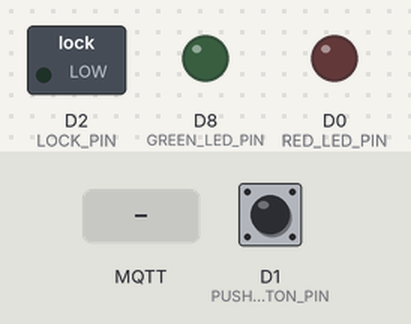
A sketch run on a simulated ESP8266 (NodeMCU). Parts: switched loads named in the sketch (green lamp = pin HIGH), output pins drawn as LEDs (lit = HIGH). The test bench sets the inputs (shaded band); at power-on: D1 (PUSH_BUTTON_PIN) LOW. WiFi joins after 1.5 s; servers stay silent unless stated; no MQTT or app messages arrive unless stated; what the sketch prints to the serial monitor is not drawn.

Above: at 0.1 s.
At 2.7 s:
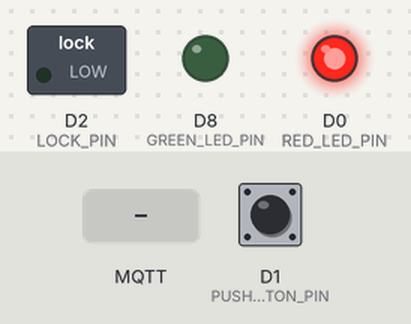
2.8 s: MQTT message "lock/open" arrives on the first subscribed topic
At 3.7 s:
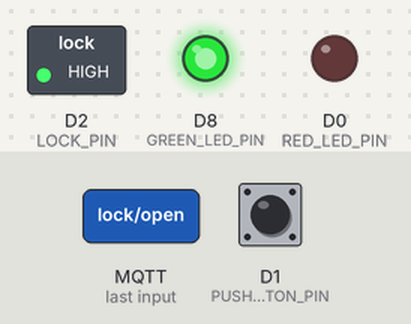
4.3 s: D1 (PUSH_BUTTON_PIN) pulled HIGH for 0.15 s
5.9 s: MQTT message "lock/close" arrives on the first subscribed topic
7.4 s: MQTT message "1" arrives on the first subscribed topic
8.9 s: D1 (PUSH_BUTTON_PIN) driven HIGH
11.9 s: D1 (PUSH_BUTTON_PIN) pulsed LOW 5 times (0.12 s each, 0.3 s apart)
Timing chart, 0 to 14.9 s (numbered marks = the images above; inputs shaded):
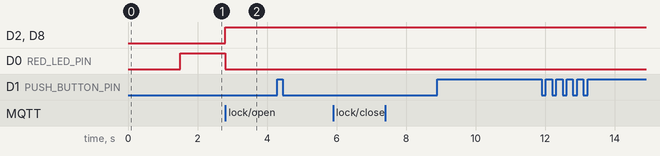

The sketch:

mqtt_lock.ino
```cpp
//***********************************//
//Modulo cerradura rfid              //
//                                   //
//Matias Pierdominici                //
//mpierdominici@itba.edu.ar          //
//***********************************//
#include <ESP8266WiFi.h>
#include <PubSubClient.h>
#include <SPI.h>
#include <MFRC522.h>

#define RST_PIN         D3
#define SS_PIN          D4

MFRC522 rfidCardReader(SS_PIN, RST_PIN);


#define DEBUGG

#define SAMPLE_TIME  1

#define SEC_TO_MILISEC(x) ((x)*1000)
#define LOCK_PIN D2
#define PUSH_BUTTON_PIN D1
#define RED_LED_PIN D0
#define GREEN_LED_PIN D8


class myTimer
{
  public:
  myTimer(unsigned int seconds=0);
  bool timeOver(void);
  void setNewTime(unsigned long seconds_);
  void showInfo();

  unsigned long seconds;
  unsigned long startTime;
  void resetTimer(void);

};


class waterBomb
{
  public:
  waterBomb(unsigned int pin_);
  void onn(){digitalWrite(pin,HIGH);};
  void off(){digitalWrite(pin,LOW);};
  private:
  unsigned int pin;

};


waterBomb lock(LOCK_PIN);
waterBomb redLed(RED_LED_PIN);
waterBomb greenLed(GREEN_LED_PIN);

char * ssid ="WIFI Pier";
char * pass ="pagle736pagle";
unsigned int mqttPort=1883;

const char MqttUser[]="lock";
const char MqttPassword[]="1234";
const char MqttClientID[]="lock";

IPAddress mqttServer(192,168,0,116);

WiFiClient wclient;
PubSubClient mqtt_client(wclient);


void callback(char* topic, byte* payload, unsigned int length);
void  debug_message (char * string, bool newLine)
{
#ifdef DEBUGG
  if(string !=NULL)
  {
    if (!newLine)
    {
      Serial.print(string);
    }else
    {
      Serial.println(string);
    }
  }
  #endif
}

void setUpWifi(char * ssid, char * pass)
{
  String ip;
  debug_message(" ",true);
  debug_message(" ",true);
  debug_message("Conectandose a: ",false);
  debug_message(ssid,true);

  WiFi.begin(ssid,pass);

  while(WiFi.status() != WL_CONNECTED)
  {
    delay(500);
    debug_message(".",false);
  }
  debug_message(" ",true);
  debug_message("Coneccion realizada",true);
  debug_message("La ip es: ",false);
  ip=WiFi.localIP().toString();
  debug_message((char *)ip.c_str(),true);
}

void setUpMqtt(void)
{
  mqtt_client.setServer(mqttServer,mqttPort);
  mqtt_client.setCallback(callback);
}


void callback(char* topic, byte* payload, unsigned int length)
{
  int tiempo=0;
  payload[length]='\n';
  String message((char *)payload);
  debug_message("Llego un mensage, topic:",false);
  debug_message(topic,false);
  debug_message(", payload : ",false);
  debug_message((char *)payload,true);

  if(!strcmp(topic,"lock/open"))
  {
    lock.onn();
    redLed.off();
    greenLed.onn();
  }
  else if(!strcmp(topic,"lock/close"))
  {
    lock.off();
    redLed.onn();
    greenLed.off();
  }

}

void reconnect()
{
  while(!mqtt_client.connected())
  {
    debug_message("Intentando conectar al servidor MQTT",true);
    if (mqtt_client.connect(MqttClientID,MqttUser,MqttPassword))
      {
            debug_message("conectado",true);


            // ...suscrivirse a topicos
            mqtt_client.subscribe("lock/open");
            mqtt_client.subscribe("lock/close");


      }
      else
      {
        debug_message("intentando conetarse al broker",true);
        delay(3000);
      }
  }
}

void setup() {
  Serial.begin(9600);
  setUpWifi(ssid,pass);
  setUpMqtt();
  pinMode(PUSH_BUTTON_PIN,INPUT);
  redLed.onn();
  SPI.begin();
  rfidCardReader.PCD_Init(); //inicio el lector rfid

}


myTimer readTime(SAMPLE_TIME);
 String arrivedUid = "";
 int buttonState=LOW;
 bool realease=false;
void loop() {
  if (!mqtt_client.connected())
  {
      reconnect();
      redLed.onn();
      greenLed.off();
      lock.off();

 }
 mqtt_client.loop();

  if(readTime.timeOver())
  {
    readTime.resetTimer();


    if (rfidCardReader.PICC_IsNewCardPresent())
    {

      if (rfidCardReader.PICC_ReadCardSerial())
      {

        for (byte i = 0; i < rfidCardReader.uid.size; i++)
        {
          arrivedUid.concat(String(rfidCardReader.uid.uidByte[i] < 0x10 ? " 0" : " "));
          arrivedUid.concat(String(rfidCardReader.uid.uidByte[i], HEX));
        }
        arrivedUid.toUpperCase();
        mqtt_client.publish("lock/uid",(String(arrivedUid)).c_str());
        arrivedUid="";

      }
    }
  }
 buttonState=digitalRead(PUSH_BUTTON_PIN);
  if(buttonState==HIGH)
  {
    debug_message("button presionado",true);
    realease=true;
  }else if(realease)
  {
    realease=false;
    debug_message("se envio press",true);
    mqtt_client.publish("lock/button","press");
  }

}


//***********************TIMER**********************************


myTimer::myTimer(unsigned int seconds)
{
  setNewTime(seconds);
}

//timeOver
//devuelve true si ya paso el tiempo seteado,
//caso contrario devuelve false
//
bool myTimer::timeOver(void)
{
  if((millis())>startTime)
  {
    resetTimer();
    return true;
  }
  else
  {
    return false;
  }
}

void myTimer::resetTimer(void)
{
  unsigned long temp=seconds+millis();

  startTime=temp;
  //Serial.print("se llamo a rest timer con: ");
  //Serial.println(startTime);
}

void  myTimer::setNewTime(unsigned long seconds_)
{
  unsigned long temp=1000*seconds_;
  //Serial.println(temp);
  seconds=temp;

  //Serial.print("s seteo un timer cada: ");
  //Serial.print(seconds_);
  //Serial.print(" se registro un tirmpo de: ");
  //Serial.println(seconds/1000);
  resetTimer();

}

void myTimer::showInfo()
{
  //Serial.println(startTime);
  unsigned long dif=startTime-millis();
  //Serial.print("Remaining time (seconds):");
  //Serial.println(dif/1000);
  //Serial.println(startTime);
  //Serial.println(millis());
  //Serial.println(seconds/1000);
}

//*********************BOMBA DE AGUA********************

waterBomb::waterBomb(unsigned int pin_)
{
  pin=pin_;
  pinMode(pin,OUTPUT);
  off();
}
```

Measured:
- after the input at 2.8 s, D2 (LOCK_PIN), D8 (GREEN_LED_PIN): LOW → HIGH at once; D0 (RED_LED_PIN): HIGH → LOW at once
- after the input at 4.3 s, every drawn part: stays the same
- after the input at 5.9 s, every drawn part: stays the same
- after the input at 7.4 s, every drawn part: stays the same
- after the input at 8.9 s, every drawn part: stays the same
- after the input at 11.9 s, every drawn part: stays the same
